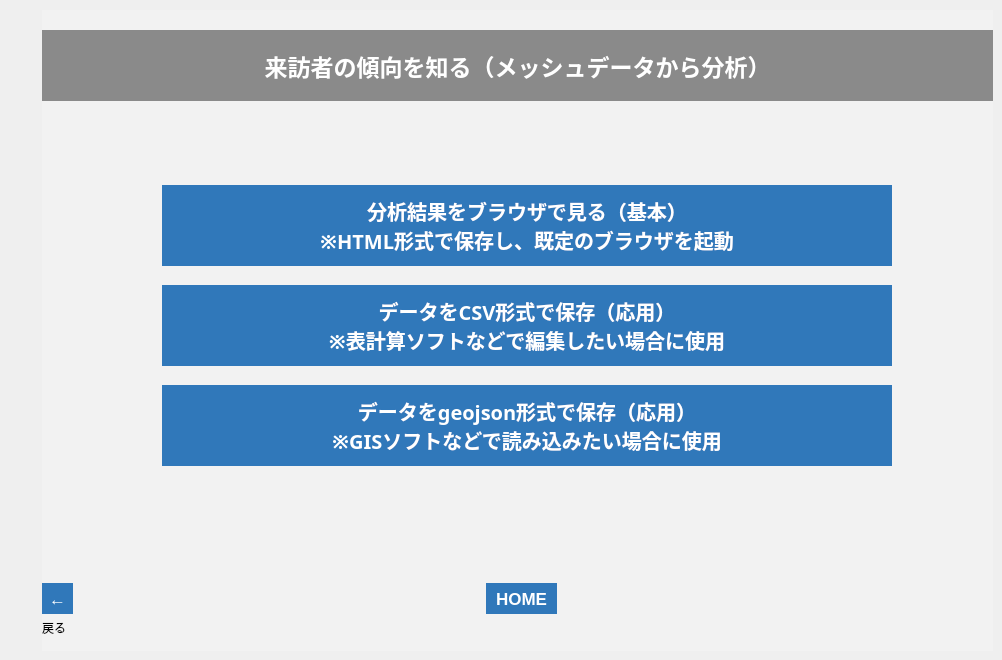
   <widget class="QWidget" name="tab_8">
    <attribute name="title">
     <string>001_6</string>
    </attribute>
    <widget class="QFrame" name="frame_9">
     <property name="geometry">
      <rect>
       <x>42</x>
       <y>10</y>
       <width>951</width>
       <height>641</height>
      </rect>
     </property>
     <property name="styleSheet">
      <string notr="true">background-color: rgb(242, 242, 242);</string>
     </property>
     <property name="frameShape">
      <enum>QFrame::NoFrame</enum>
     </property>
     <property name="frameShadow">
      <enum>QFrame::Plain</enum>
     </property>
     <property name="lineWidth">
      <number>0</number>
     </property>
     <widget class="QLabel" name="label_63">
      <property name="geometry">
       <rect>
        <x>0</x>
        <y>610</y>
        <width>50</width>
        <height>16</height>
       </rect>
      </property>
      <property name="text">
       <string>戻る</string>
      </property>
     </widget>
     <widget class="QToolButton" name="btn_001_6_b">
      <property name="geometry">
       <rect>
        <x>0</x>
        <y>573</y>
        <width>31</width>
        <height>31</height>
       </rect>
      </property>
      <property name="font">
       <font>
        <pointsize>13</pointsize>
        <weight>75</weight>
        <bold>true</bold>
       </font>
      </property>
      <property name="styleSheet">
       <string notr="true">background-color: rgb(48,120,186);
color: rgb(255, 255, 255);
border: none;</string>
      </property>
      <property name="text">
       <string>←</string>
      </property>
     </widget>
     <widget class="QLabel" name="label_64">
      <property name="geometry">
       <rect>
        <x>0</x>
        <y>20</y>
        <width>951</width>
        <height>71</height>
       </rect>
      </property>
      <property name="font">
       <font>
        <family>游ゴシック</family>
        <pointsize>17</pointsize>
        <weight>75</weight>
        <bold>true</bold>
       </font>
      </property>
      <property name="styleSheet">
       <string notr="true">background-color: rgb(138, 138, 138);
color: rgb(255, 255, 255);</string>
      </property>
      <property name="text">
       <string>来訪者の傾向を知る（メッシュデータから分析）</string>
      </property>
      <property name="alignment">
       <set>Qt::AlignCenter</set>
      </property>
     </widget>
     <widget class="QLabel" name="label_43">
      <property name="geometry">
       <rect>
        <x>390</x>
        <y>420</y>
        <width>211</width>
        <height>81</height>
       </rect>
      </property>
      <property name="font">
       <font>
        <family>游ゴシック</family>
        <pointsize>11</pointsize>
        <weight>75</weight>
        <bold>true</bold>
       </font>
      </property>
      <property name="styleSheet">
       <string notr="true">border-color: rgb(220, 220, 220);</string>
      </property>
      <property name="frameShape">
       <enum>QFrame::Box</enum>
      </property>
      <property name="lineWidth">
       <number>0</number>
      </property>
      <property name="midLineWidth">
       <number>0</number>
      </property>
      <property name="text">
       <string/>
      </property>
      <property name="alignment">
       <set>Qt::AlignLeading|Qt::AlignLeft|Qt::AlignVCenter</set>
      </property>
     </widget>
     <widget class="QToolButton" name="btn_home_6">
      <property name="geometry">
       <rect>
        <x>444</x>
        <y>573</y>
        <width>71</width>
        <height>31</height>
       </rect>
      </property>
      <property name="font">
       <font>
        <pointsize>13</pointsize>
        <weight>75</weight>
        <bold>true</bold>
       </font>
      </property>
      <property name="styleSheet">
       <string notr="true">background-color: rgb(48,120,186);
color: rgb(255, 255, 255);
border: none;</string>
      </property>
      <property name="text">
       <string>HOME</string>
      </property>
     </widget>
     <widget class="QPushButton" name="btn_export_csv_001">
      <property name="geometry">
       <rect>
        <x>120</x>
        <y>275</y>
        <width>730</width>
        <height>81</height>
       </rect>
      </property>
      <property name="font">
       <font>
        <family>游ゴシック</family>
        <pointsize>15</pointsize>
        <weight>75</weight>
        <bold>true</bold>
       </font>
      </property>
      <property name="autoFillBackground">
       <bool>false</bool>
      </property>
      <property name="styleSheet">
       <string notr="true">background-color: rgb(48,120,186);
color: rgb(255, 255, 255);
border: none;</string>
      </property>
      <property name="text">
       <string>データをCSV形式で保存（応用）
※表計算ソフトなどで編集したい場合に使用</string>
      </property>
     </widget>
     <widget class="QPushButton" name="btn_export_geojson_001">
      <property name="geometry">
       <rect>
        <x>120</x>
        <y>375</y>
        <width>730</width>
        <height>81</height>
       </rect>
      </property>
      <property name="font">
       <font>
        <family>游ゴシック</family>
        <pointsize>15</pointsize>
        <weight>75</weight>
        <bold>true</bold>
       </font>
      </property>
      <property name="autoFillBackground">
       <bool>false</bool>
      </property>
      <property name="styleSheet">
       <string notr="true">background-color: rgb(48,120,186);
color: rgb(255, 255, 255);
border: none;</string>
      </property>
      <property name="text">
       <string>データをgeojson形式で保存（応用）
※GISソフトなどで読み込みたい場合に使用</string>
      </property>
     </widget>
     <widget class="QPushButton" name="btn_export_html_001">
      <property name="geometry">
       <rect>
        <x>120</x>
        <y>175</y>
        <width>730</width>
        <height>81</height>
       </rect>
      </property>
      <property name="font">
       <font>
        <family>游ゴシック</family>
        <pointsize>15</pointsize>
        <weight>75</weight>
        <bold>true</bold>
       </font>
      </property>
      <property name="autoFillBackground">
       <bool>false</bool>
      </property>
      <property name="styleSheet">
       <string notr="true">background-color: rgb(48,120,186);
color: rgb(255, 255, 255);
border: none;</string>
      </property>
      <property name="text">
       <string>分析結果をブラウザで見る（基本）
※HTML形式で保存し、既定のブラウザを起動</string>
      </property>
     </widget>
    </widget>
   </widget>
